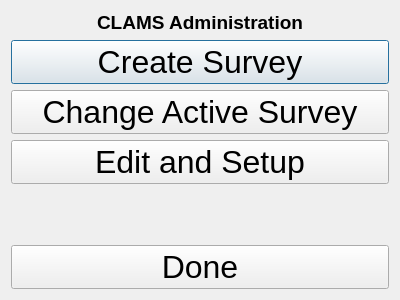
<?xml version="1.0" encoding="UTF-8"?>
<ui version="4.0">
 <class>admindlg</class>
 <widget class="QDialog" name="admindlg">
  <property name="geometry">
   <rect>
    <x>0</x>
    <y>0</y>
    <width>400</width>
    <height>300</height>
   </rect>
  </property>
  <property name="windowTitle">
   <string>CLAMS Administration</string>
  </property>
  <layout class="QVBoxLayout" name="verticalLayout">
   <item>
    <widget class="QLabel" name="label">
     <property name="font">
      <font>
       <pointsize>14</pointsize>
       <weight>75</weight>
       <bold>true</bold>
      </font>
     </property>
     <property name="text">
      <string>CLAMS Administration</string>
     </property>
     <property name="alignment">
      <set>Qt::AlignCenter</set>
     </property>
    </widget>
   </item>
   <item>
    <widget class="QPushButton" name="createSurveyBtn">
     <property name="font">
      <font>
       <pointsize>24</pointsize>
      </font>
     </property>
     <property name="text">
      <string>Create Survey</string>
     </property>
    </widget>
   </item>
   <item>
    <widget class="QPushButton" name="selectSurveyBtn">
     <property name="font">
      <font>
       <pointsize>24</pointsize>
      </font>
     </property>
     <property name="text">
      <string>Change Active Survey</string>
     </property>
    </widget>
   </item>
   <item>
    <widget class="QPushButton" name="setupBtn">
     <property name="font">
      <font>
       <pointsize>24</pointsize>
      </font>
     </property>
     <property name="text">
      <string>Edit and Setup</string>
     </property>
    </widget>
   </item>
   <item>
    <spacer name="verticalSpacer">
     <property name="orientation">
      <enum>Qt::Vertical</enum>
     </property>
     <property name="sizeHint" stdset="0">
      <size>
       <width>20</width>
       <height>40</height>
      </size>
     </property>
    </spacer>
   </item>
   <item>
    <widget class="QPushButton" name="doneBtn">
     <property name="font">
      <font>
       <pointsize>24</pointsize>
      </font>
     </property>
     <property name="text">
      <string>Done</string>
     </property>
    </widget>
   </item>
  </layout>
 </widget>
 <resources/>
 <connections/>
</ui>
